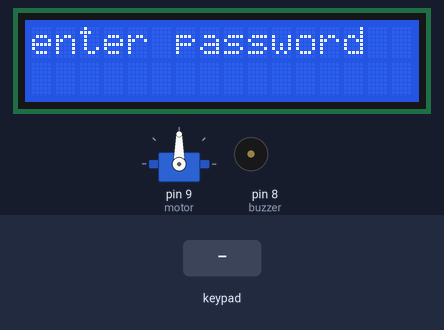
This sketch was run on a simulated Arduino Uno, built with avr-gcc and run on an emulated ATmega328P. Parts: servo, 16×2 character LCD, buzzer (waves = sounding, pin HIGH). Wiring (from diagram.json): 4×4 keypad with keys 1 2 3 A 4 5 6 B 7 8 9 C * 0 # D: rows pin 2, pin 3, pin 4, pin 5; columns A0, A1, A2, A3. The test bench sets the inputs (shaded band). EEPROM starts erased; pins used as bus, display or sensor lines are not drawn.

Above: at 1.2 s.
1.3 s: keypad keys 1 2 3 4 * pressed 0.4 s apart
At 5.0 s:
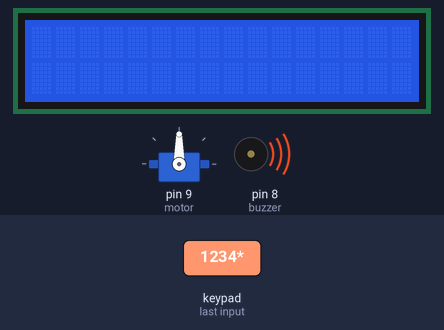
5.2 s: keypad keys 1 2 3 4 pressed 0.4 s apart
At 9.79 s:
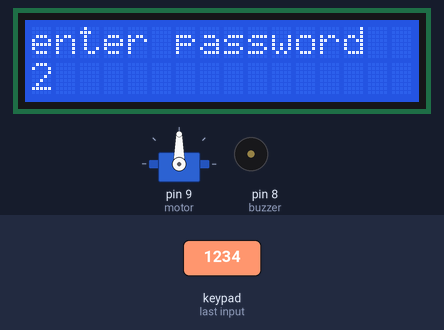
9.8 s: key 'A' pressed
At 11.4 s:
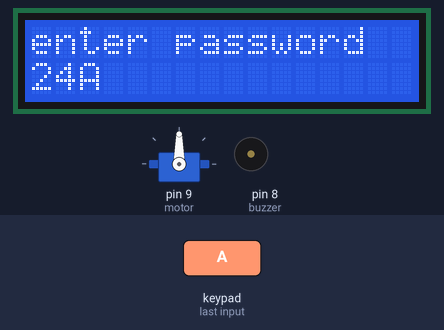
11.7 s: key 'B' pressed
At 11.85 s:
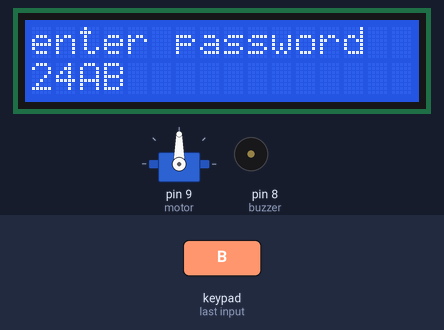
13.5 s: key '1' pressed
At 14.2 s:
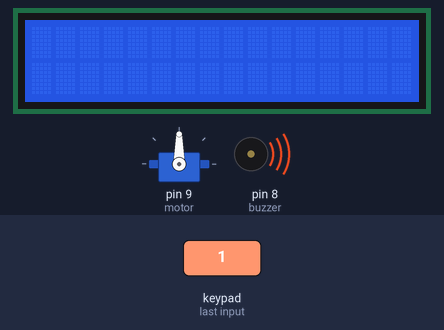
15.3 s: keypad keys 1 2 3 4 # pressed 0.4 s apart
At 20.3 s:
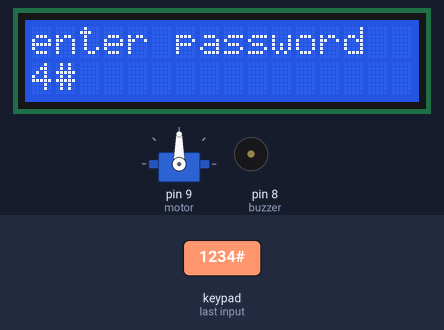
Timing chart, 0 to 21.3 s (numbered marks = the images above; inputs shaded):
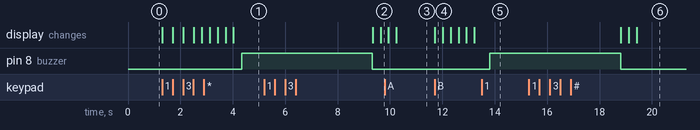

Measured:
- after the input at 1.3 s, pin 8 (buzzer): LOW → HIGH after 3.0 s; the display: first changes at once (image 1 shows a later state)
- after the input at 5.2 s, the display: first differs from a run without the input after 4.4 s (image 2)
- after the input at 9.8 s, the display: first differs from a run without the input after 0.45 s (image 3)
- after the input at 11.7 s, the display: changes at once (image 4)
- after the input at 13.5 s, pin 8 (buzzer): LOW → HIGH after 0.31 s
- after the input at 15.3 s, the display: first differs from a run without the input after 3.8 s (image 6 shows a later state)

The sketch:

sketch.ino
```cpp
#include <LiquidCrystal.h>
#include <EEPROM.h>
#define buzzer 8
#include <Servo.h>
LiquidCrystal lcd(6,7,10,11,12,13);
Servo motor;
# define r1 2
# define r2 3
# define r3 4
# define r4 5
# define c1 A0
# define c2 A1
# define c3 A2
# define c4 A3

void setup(){
  motor.attach(9);
  lcd.begin(16,2);
  pinMode(buzzer,OUTPUT);
  pinMode(r1,OUTPUT);
  pinMode(r2,OUTPUT);
  pinMode(r3,OUTPUT);
  pinMode(r4,OUTPUT);
  pinMode(c1,INPUT_PULLUP);
  pinMode(c2,INPUT_PULLUP);
  pinMode(c3,INPUT_PULLUP);
  pinMode(c4,INPUT_PULLUP);
  EEPROM.write(0,'1');
  EEPROM.write(1,'9');
  EEPROM.write(2,'8');
  EEPROM.write(3,'1');
  char x=EEPROM.read(0);
  char y=EEPROM.read(1);
  char z=EEPROM.read(2);
  char a=EEPROM.read(3);}
char getkey(){
  digitalWrite(r1,LOW);
  digitalWrite(r2,HIGH);
  digitalWrite(r3,HIGH);
  digitalWrite(r4,HIGH);
  delay(2);
  if (digitalRead(c1)==LOW){
    return '1';
 }
  if (digitalRead(c2)==LOW){
     return '2';}
  if (digitalRead(c3)==LOW){
    return '3';
    }
  if (digitalRead(c4)==LOW){
    return 'A';
    }
  digitalWrite(r1,HIGH);
  digitalWrite(r2,LOW);
  digitalWrite(r3,HIGH);
  digitalWrite(r4,HIGH);
  delay(2);
  if (digitalRead(c1)==LOW){
    return '4';
    }
  if (digitalRead(c2)==LOW){
      return '5';}
  if (digitalRead(c3)==LOW){
    return '6';
    }
  if (digitalRead(c4)==LOW){
    return 'B';
    }
  digitalWrite(r1,HIGH);
  digitalWrite(r2,HIGH);
  digitalWrite(r3,LOW);
  digitalWrite(r4,HIGH);
  delay(2);
  if (digitalRead(c1)==LOW){
    return '7';
    }
  if (digitalRead(c2)==LOW){
    return '8';
    }
  if (digitalRead(c3)==LOW){
    return '9';
    }
  if (digitalRead(c4)==LOW){
    return 'C';
    }
  digitalWrite(r1,HIGH);
  digitalWrite(r2,HIGH);
  digitalWrite(r3,HIGH);
  digitalWrite(r4,LOW);
  delay(2);
  if (digitalRead(c1)==LOW){
    return '*';
    }
  if (digitalRead(c2)==LOW){
    return '0';
    }
  if (digitalRead(c3)==LOW){
    return '#';
    }
  if (digitalRead(c4)==LOW){
    return 'D';  }
  return '\0';
}
void loop()
{
  lcd.clear();
  lcd.setCursor(0,0);
  lcd.print("enter password");
  delay(300);
  char password[5];
  for(int i=0;i<4;i++){
    password[i]=EEPROM.read(i);
  }
  char storedpassword[5];
  lcd.setCursor(0,1);
  for(int i=0;i<4;i++){
    storedpassword[i]='\0';
    while(storedpassword[i]=='\0'){
      storedpassword[i]=getkey();}
      lcd.print(storedpassword[i]);
      delay(300);
  }
  boolean c=true;
  for(int i=0;i<4;i++){
    if(storedpassword[i]!=password[i]){
      c=false;
    }
  }
  lcd.clear();
  if(c){
    lcd.setCursor(0,0);
    lcd.print("Access Granted");
    delay(300);
    lcd.clear();
    motor.write(90);
    delay(500);
    motor.write(0);

}
else{
lcd.clear();
lcd.setCursor(0,0);
lcd.print("Wrong password");
delay(300);
lcd.setCursor(0,1);
lcd.print("Please check once");
delay(300);
lcd.clear();
lcd.setCursor(0,0);
lcd.print("Reset Password");
delay(300);
lcd.setCursor(0,1);
lcd.print("Press #");
delay(300);
lcd.clear();
char ch='\0';
while(ch=='\0'){
  ch=getkey();
}
delay(300);
char password[5];
if (ch=='#'){
  for(int i=0;i<4;i++){
    char j='\0';
    while(j=='\0'){
      j=getkey();
      }
      password[i]=j;
      lcd.print(j);
      delay(300);
}
for(int i=0;i<4;i++){
  EEPROM.write(i,password[i]);
}}
digitalWrite(buzzer,HIGH);
delay(5000);
digitalWrite(buzzer,LOW);
}}
```
